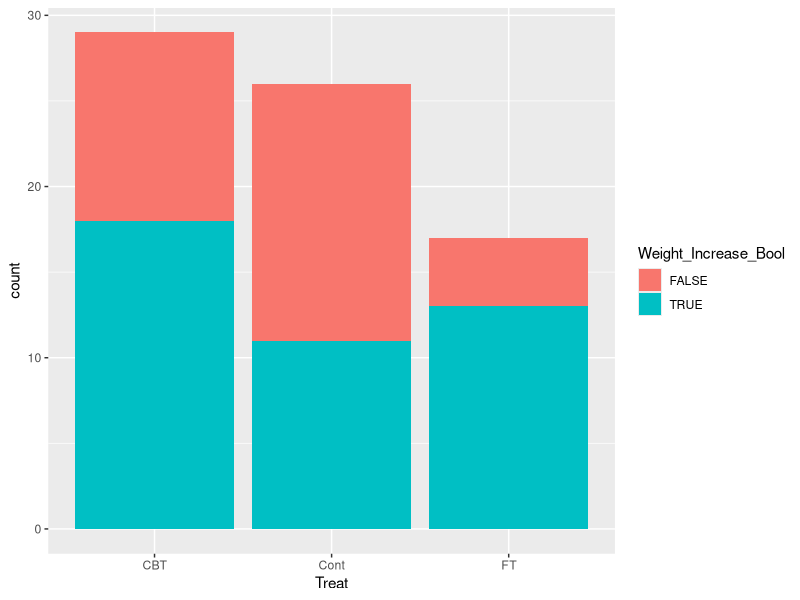
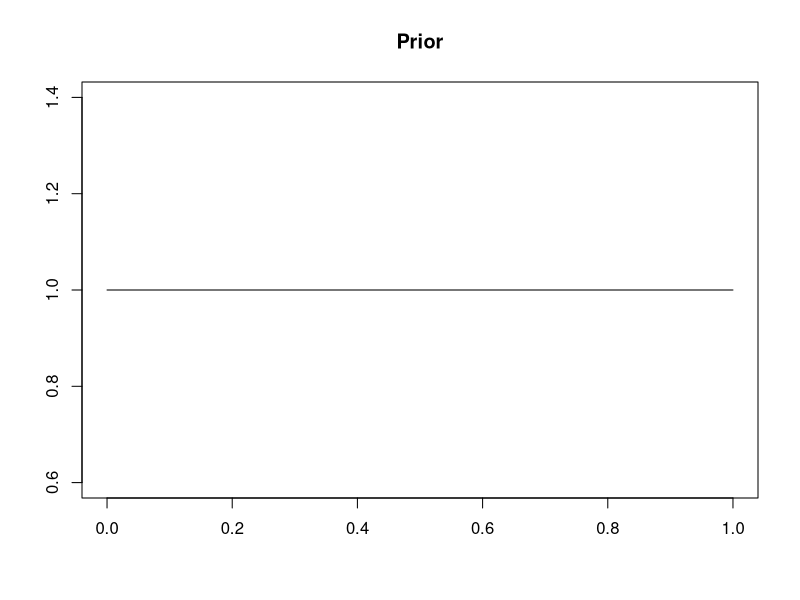
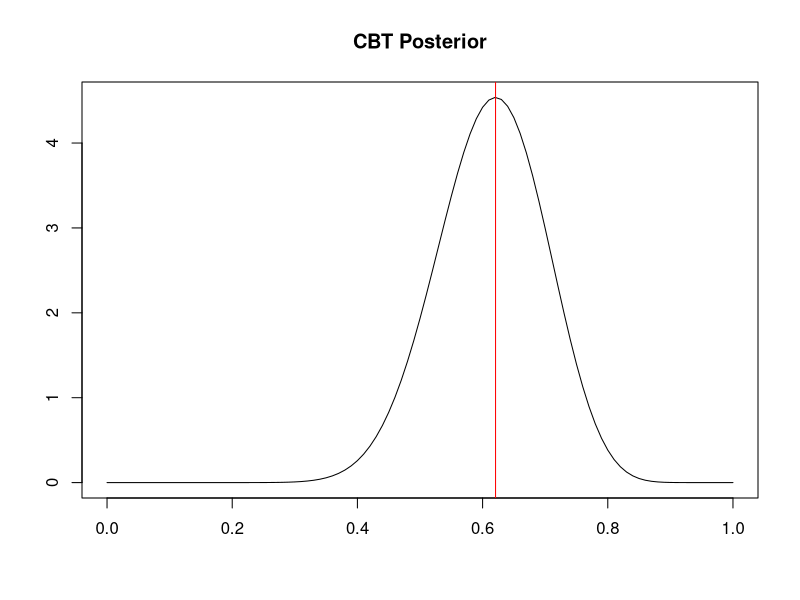
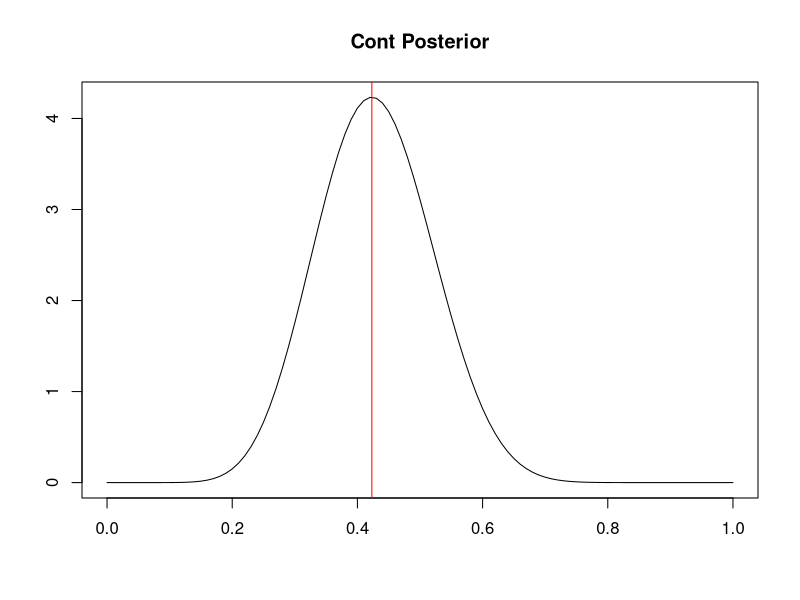
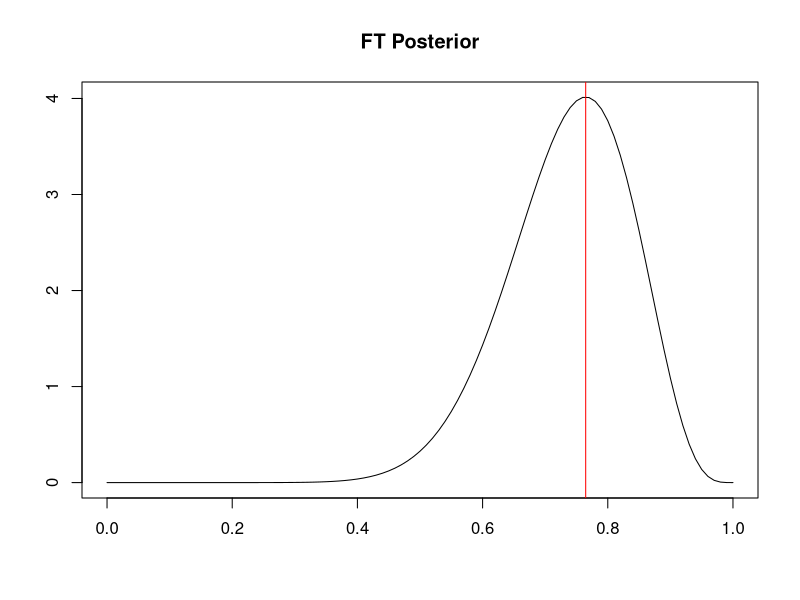

Source code (R) for these figures, in order:
## ---- chunk 1
set.seed(42)
## ---- chunk 2
library(dplyr)
library(ggplot2)
library(MASS)
df <- anorexia
## ---- chunk 3
df$Weight_Increase <- as.numeric(df$Postwt > df$Prewt)
df$Weight_Increase_Bool <- df$Postwt > df$Prewt
## ---- chunk 4
df %>%
    ggplot(aes(x=Treat)) +
    geom_bar(aes(fill=Weight_Increase_Bool))
## ---- chunk 5
# prior params
alpha_prior <- 1
beta_prior <- 1

# CBT Posterior
obs_cbt <- df %>%
    filter(Treat == 'CBT')
sum_obs <- sum(obs_cbt$Weight_Increase)
alpha_cbt <- alpha_prior + sum_obs
beta_cbt <- beta_prior + length(obs_cbt$Weight_Increase) - sum_obs
print(paste0('CBT: alpha ',alpha_cbt,', beta ', beta_cbt))

# Cont Posterior
obs_cont <- df %>%
    filter(Treat == 'Cont')
sum_obs <- sum(obs_cont$Weight_Increase)
alpha_cont <- alpha_prior + sum_obs
beta_cont <- beta_prior + length(obs_cont$Weight_Increase) - sum_obs
print(paste0('Cont: alpha ',alpha_cont,', beta ', beta_cont))

# FT Posterior
obs_ft <- df %>%
    filter(Treat == 'FT')
sum_obs <- sum(obs_ft$Weight_Increase)
alpha_ft <- alpha_prior + sum_obs
beta_ft <- beta_prior + length(obs_ft$Weight_Increase) - sum_obs
print(paste0('FT: alpha ',alpha_ft,', beta ', beta_ft))
## ---- chunk 6
# all same prior
curve(dbeta(x,shape1=alpha_prior,shape2=beta_prior),from=0,to=1,xlab="",ylab="",main="Prior")

# CBT Posterior
curve(dbeta(x,shape1=alpha_cbt,shape2=beta_cbt),from=0,to=1,xlab="",ylab="",main="CBT Posterior")
abline(v=sum(obs_cbt$Weight_Increase/length(obs_cbt$Weight_Increase)), col='red')

# Cont Posterior
curve(dbeta(x,shape1=alpha_cont,shape2=beta_cont),from=0,to=1,xlab="",ylab="",main="Cont Posterior")
abline(v=sum(obs_cont$Weight_Increase/length(obs_cont$Weight_Increase)), col='red')

# FT Posterior
curve(dbeta(x,shape1=alpha_ft,shape2=beta_ft),from=0,to=1,xlab="",ylab="",main='FT Posterior')
abline(v=sum(obs_ft$Weight_Increase/length(obs_ft$Weight_Increase)), col='red')
## ---- chunk 7
M <- 1000

CBT <- rbeta(M, alpha_cbt, beta_cbt)
Cont <- rbeta(M, alpha_cont, beta_cont)
FT <- rbeta(M, alpha_ft, beta_ft)

diff_cbt <- CBT - Cont
diff_ft <- FT - Cont

alpha_conf <- 0.05
cred_cbt <- quantile(diff_cbt, probs=c(alpha_conf/2, 1-alpha_conf/2))
cred_ft <- quantile(diff_ft, probs=c(alpha_conf/2, 1-alpha_conf/2))

print(paste0('Credible interval CBT - Cont: ', cred_cbt))
print(paste0('Credible interval FT - Cont: ', cred_ft))
